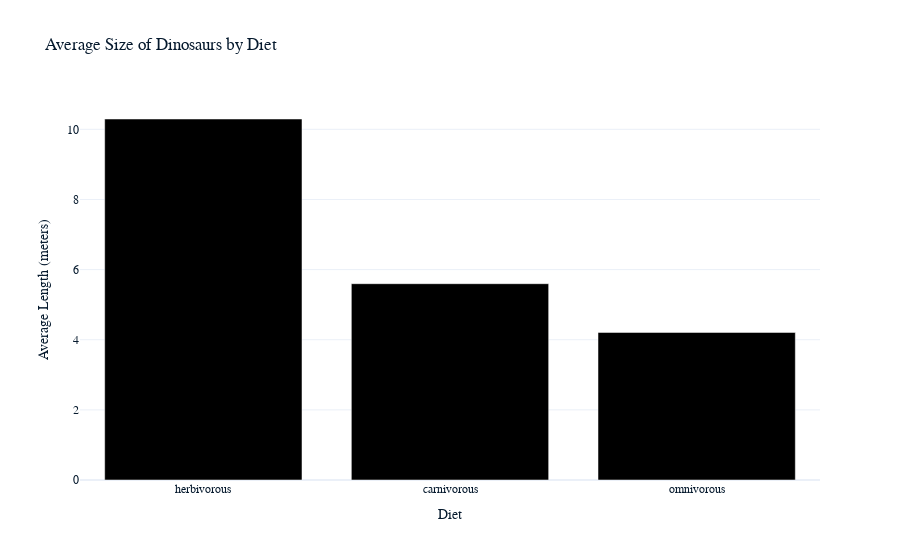

Here is the notebook cell this chart was saved with:
### Markdown cell above
#### 4. Is it more common for a larger dinosaur to be an herbivore or a carnivore?

### Code cell
# Drop rows where either diet or length_m is missing
df_clean = df.dropna(subset=['diet', 'length_m'])

# Group by 'diet' and calculate the average 'length_m'
average_size_by_diet = df_clean.groupby('diet')['length_m'].mean().reset_index()

# Sort results for better visualization
average_size_by_diet = average_size_by_diet.sort_values(by='length_m', ascending=False)

# Create a bar chart to visualize the average sizes
fig = px.bar(average_size_by_diet,
             x='diet',
             y='length_m',
             title='Average Size of Dinosaurs by Diet',
             labels={'length_m': 'Average Length (meters)', 'diet': 'Diet'},
             color_discrete_sequence=['black'])

# Update layout for a clean black and white look
fig.update_layout(plot_bgcolor='white', paper_bgcolor='white', showlegend=False)

fig.show()

### Figure 1 — Plotly figure (JSON) as saved in the notebook; plotly's stock layout.template omitted (floating-point values rounded to 4 significant figures)
{"data": [{"alignmentgroup": "True", "hovertemplate": "Diet=%{x}<br>Average Length (meters)=%{y}<extra></extra>", "legendgroup": "", "marker": {"color": "black", "pattern": {"shape": ""}}, "name": "", "offsetgroup": "", "orientation": "v", "showlegend": false, "textposition": "auto", "x": ["herbivorous", "carnivorous", "omnivorous"], "xaxis": "x", "y": [10.29, 5.598, 4.209], "yaxis": "y", "type": "bar"}], "layout": {"xaxis": {"anchor": "y", "domain": [0, 1], "title": {"text": "Diet"}}, "yaxis": {"anchor": "x", "domain": [0, 1], "title": {"text": "Average Length (meters)"}}, "legend": {"tracegroupgap": 0}, "title": {"text": "Average Size of Dinosaurs by Diet"}, "barmode": "relative", "plot_bgcolor": "white", "paper_bgcolor": "white", "showlegend": false}}
